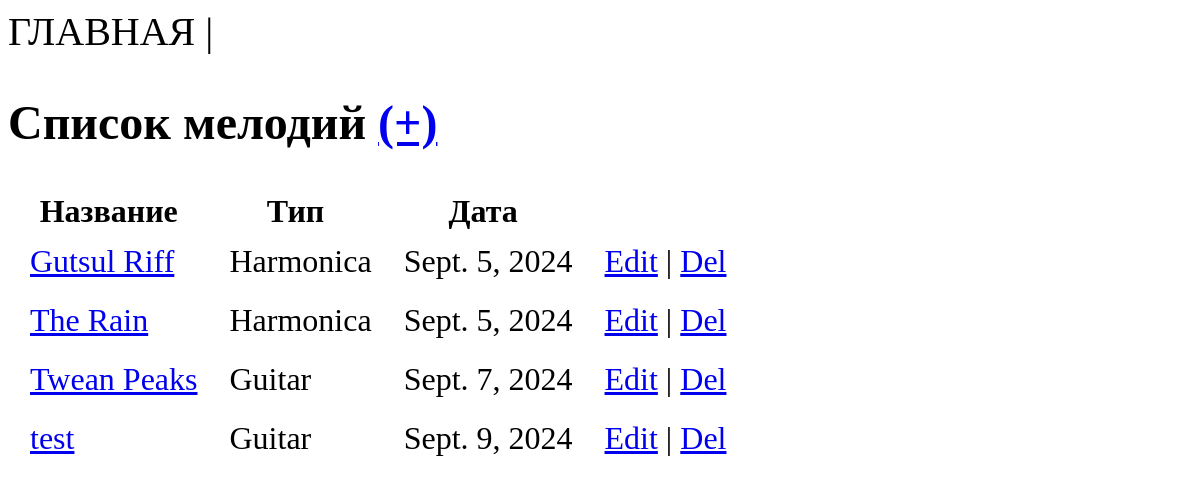
/, run on an earlier commit of the app's database.
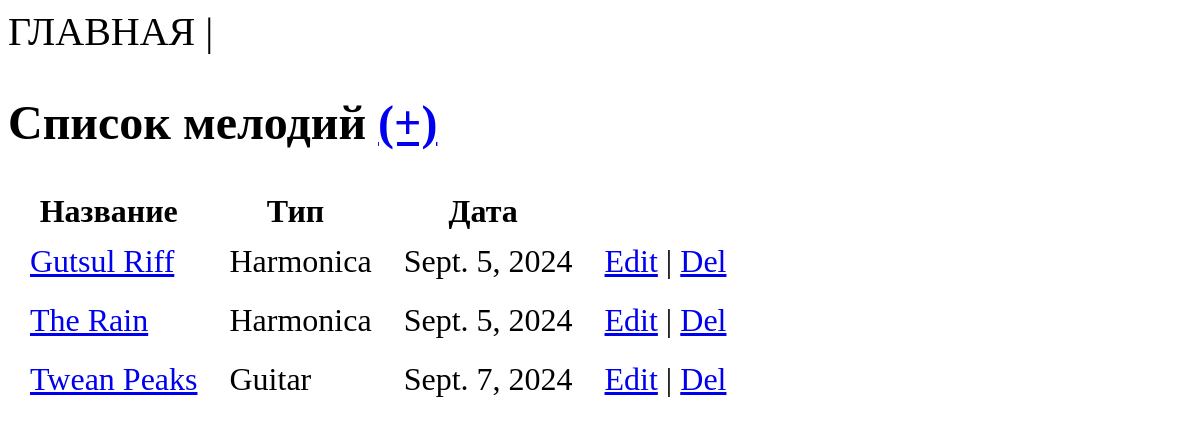
And on a later commit of the database.
### app/models.py (models this page shows)
class Melody(models.Model):
    name = models.CharField(max_length=200, unique=True)
    type = models.CharField(max_length=20, null=True, blank=True)
    date = models.DateTimeField()
    comment = models.CharField(max_length=200, blank=True)

### app/views.py (the view)
# urls.py: path("", views.index),
def index(request):
    melodies = Melody.objects.all()
    return render(request, "index.html", {"melodies": melodies})

### app/templates/index.html (shortened to what this page needs)
{% extends "base.html" %}
    {% block menu %} ГЛАВНАЯ | {% endblock menu %}
    {% block header %} Список мелодий <a href="create_melody/">(+)</a> {% endblock header %}
    {% block content %}
        <body>
            <table>
                <thead><th>Название</th><th>Тип</th><th>Дата</th><th></th></thead>
                {% for melody in melodies %}
                <tr>
                    <td><a href="show_melody/{{melody.id}}">{{ melody.name }}</a></td>
                    <td>{{ melody.type }}</td>
                    <td>{{ melody.date.date }}</td>
                    <td><a href="edit_melody/{{melody.id}}">Edit</a> | <a href="delete_melody/{{melody.id}}">Del</a></td>
                </tr>
                {% endfor %}
            </table>
        </body>
    {% endblock content %}

### app/templates/base.html (shortened to what this page needs)
<!DOCTYPE html>
<html>
<head>
</head>
<body>
    <div class="menu">{% block menu %}{% endblock menu %}</div>
    <h2>{% block header %}{% endblock header %}</h2>
    <div>{% block content%}{% endblock content %}</div>
</body>
</html>

### app/templates/base.html (style rules this page uses)
html * { max-height:999999px; }
h2 { font-size: 48px; }
body { font-size: 32px; }
td { padding: 10px; padding-left: 20px; }
.menu { font-size: 40px; }

What changed in the data, as far as the page shows it:
removed Melody: name "test", type "Guitar", date "Sept. 9, 2024"
